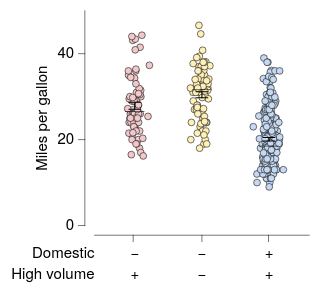

Source (Vega-Lite JSON):
### Vega-Lite specification from a JSON file in a GitHub repository (floating-point values rounded to 4 significant figures; data arrays with more than 128 entries replaced by an {"elided": "..."} marker saying what was removed)
{"background": null, "config": {"arc": {"fill": "#DBDBDB", "fillOpacity": 1.0, "innerRadius": 25.0, "padAngle": 0.03, "stroke": "black", "strokeOpacity": 1, "strokeWidth": 0.25}, "area": {"fill": "#DBDBDB", "fillOpacity": 1.0, "stroke": "black", "strokeOpacity": 1, "strokeWidth": 0.25}, "axis": {"domain": true, "domainCap": "round", "domainColor": "black", "domainWidth": 0.25, "grid": false, "gridCap": "round", "gridColor": "#F1F1F1", "gridDash": [0, 0], "gridOpacity": 1.0, "gridWidth": 0.25, "labelColor": "black", "labelFont": "HelveticaNeue", "labelFontSize": 7, "labelFontStyle": "normal", "labelFontWeight": 400, "offset": 4.5, "ticks": true, "tickCap": "round", "tickColor": "black", "tickSize": 3, "tickWidth": 0.25, "titleColor": "black", "titleFont": "HelveticaNeue", "titleFontSize": 7, "titleFontStyle": "normal", "titleFontWeight": 400}, "axisX": {"domain": true, "labelAlign": "center", "labelAngle": 0, "labels": true, "ticks": true, "translate": 0}, "axisY": {"domain": true, "labelAlign": "right", "labelAngle": 0, "labels": true, "ticks": true, "translate": 0}, "axisRight": {"domain": true, "labelAlign": "left", "labelAngle": 0, "labels": true, "ticks": true, "translate": 0}, "axisTop": {"domain": true, "labelAlign": "center", "labelAngle": 0, "labels": true, "ticks": true, "translate": 0}, "bar": {"fill": "#DBDBDB", "fillOpacity": 1.0, "stroke": "black", "strokeOpacity": 1, "strokeWidth": 0.25}, "boxplot": {"size": 9.0, "ticks": {"cornerRadius": 0.25, "fill": "black", "size": 4.5, "thickness": 0.25}, "box": {"fillOpacity": 1.0, "stroke": "black", "strokeOpacity": 1, "strokeWidth": 0.25}, "median": {"fill": "black", "fillOpacity": 1.0, "size": 9.0, "thickness": 0.25}, "rule": {"fill": "black", "fillOpacity": 1.0, "size": 10.0, "stroke": "black", "strokeDash": [0, 0], "strokeOpacity": 1, "strokeWidth": 0.25}, "outliers": {"color": "black", "fill": "black", "fillOpacity": 1.0, "size": 0, "stroke": "black", "strokeOpacity": 1, "strokeWidth": 0.25}}, "circle": {"fill": "black", "fillOpacity": 1.0, "size": 0.5, "stroke": "black", "strokeOpacity": 1, "strokeWidth": 0.25}, "errorband": {"band": {"fillOpacity": 0.6, "stroke": null, "strokeWidth": 0.25, "strokeOpacity": 1}, "borders": {"opacity": 0, "strokeOpacity": 0.25, "strokeWidth": 1}}, "errorbar": {"opacity": 1, "rule": {"strokeDash": [0, 0], "strokeWidth": 0.5}, "ticks": {"color": "black", "cornerRadius": 0.25, "opacity": 1, "size": 6.0, "thickness": 0.5}, "thickness": 0.5}, "font": "HelveticaNeue", "geoshape": {"fill": "#DBDBDB", "fillOpacity": 1.0, "stroke": "black", "strokeOpacity": 1, "strokeWidth": 0.25}, "header": {"labelColor": "black", "labelFont": "HelveticaNeue", "labelFontSize": 7, "labelFontStyle": "normal", "labelFontWeight": 400, "titleColor": "black", "titleFont": "HelveticaNeue", "titleFontSize": 7, "titleFontStyle": "normal", "titleFontWeight": 400, "titlePadding": 0}, "legend": {"disable": false, "offset": 4.5, "gradientLength": 50.0, "gradientThickness": 5.0, "gradientOpacity": 1.0, "gradientStrokeColor": "black", "gradientStrokeWidth": 0.25, "labelColor": "black", "labelFont": "HelveticaNeue", "labelFontSize": 7, "labelFontStyle": "normal", "labelFontWeight": 400, "strokeColor": "black", "strokeWidth": 0, "symbolSize": 42, "symbolStrokeColor": "black", "symbolStrokeWidth": 0.25, "titleColor": "black", "titleFont": "HelveticaNeue", "titleFontSize": 7, "titleFontStyle": "normal", "titleFontWeight": 400}, "line": {"color": "black", "stroke": "black", "strokeCap": "round", "strokeDash": [0, 0], "strokeOpacity": 1, "strokeWidth": 0.375}, "point": {"filled": true, "fill": "#DBDBDB", "fillOpacity": 1.0, "size": 5.0, "stroke": "black", "strokeOpacity": 1, "strokeWidth": 0.25}, "range": {"category": ["#C6D9F1", "#F1C9CB", "#FEF0B9", "#CEE37A", "#7AA8E0", "#E589A3", "#FDDD5D", "#68B961", "#4177B1", "#C35082", "#E5C227", "#438156"], "diverging": {"scheme": ["#C35082", "#CE6D94", "#D989A7", "#E2A4BA", "#EABFCE", "#F1DBE2", "#F6F6F6", "#D7E0EB", "#B9CBE0", "#9BB6D5", "#7DA1C9", "#5F8CBD", "#4177B1"]}, "heatmap": {"scheme": ["#DFE9F7", "#C6D9F1", "#ADC8EC", "#94B8E6", "#7AA8E0", "#6097DA", "#4D87CA", "#4177B1", "#386898", "#2F597F", "#264A69", "#1D3A58"]}, "ordinal": {"scheme": ["#F1F1F1", "#DBDBDB", "#C6C6C6", "#B2B2B2", "#9D9D9D", "#898989", "#767676", "#636363", "#515151", "#404040", "#2F2F2F", "#1F1F1F"]}, "ramp": {"scheme": ["#DFE9F7", "#C6D9F1", "#ADC8EC", "#94B8E6", "#7AA8E0", "#6097DA", "#4D87CA", "#4177B1", "#386898", "#2F597F", "#264A69", "#1D3A58"]}}, "rule": {"color": "black", "stroke": "black", "strokeCap": "round", "strokeDash": [2, 2], "strokeOpacity": 1, "strokeWidth": 0.25}, "scale": {"bandPaddingInner": 0.1, "bandPaddingOuter": 0.1, "round": false}, "rect": {"fill": "#DBDBDB", "fillOpacity": 1.0, "stroke": "black", "strokeOpacity": 1, "strokeWidth": 0.25}, "square": {"fill": "#DBDBDB", "fillOpacity": 1.0, "size": 10.0, "stroke": "black", "strokeOpacity": 1, "strokeWidth": 0.25}, "text": {"color": "black", "font": "HelveticaNeue", "fontSize": 7, "fontStyle": "normal", "fontWeight": 400}, "title": {"anchor": "middle", "frame": "group", "color": "black", "font": "HelveticaNeue", "fontSize": 7, "fontStyle": "normal", "fontWeight": 400, "subtitleColor": "black", "subtitleFont": "HelveticaNeue", "subtitleFontSize": "HelveticaNeue", "subtitleFontStyle": "normal", "subtitleFontWeight": 400}, "view": {"continuousWidth": 100, "continuousHeight": 100, "discreteWidth": 100, "discreteHeight": 100, "fill": null, "stroke": null, "strokeWidth": 0.25}}, "vconcat": [{"layer": [{"data": {"name": "data-5a85ede2053d4aec77293cfb476ae07b"}, "mark": {"type": "circle", "opacity": 1.0, "size": 10.0}, "encoding": {"color": {"field": "Origin", "legend": null, "sort": ["USA", "Europe", "Japan"], "title": null, "type": "nominal"}, "x": {"axis": {"labels": false, "title": null}, "field": "Origin", "sort": ["USA", "Europe", "Japan"], "title": "Origin", "type": "nominal"}, "xOffset": {"field": "jitter_x", "scale": {"domain": [-7.33, 7.33], "range": [5.17, 19.83]}, "type": "quantitative"}, "y": {"field": "Miles_per_Gallon", "title": "Miles per gallon", "type": "quantitative"}}}, {"data": {"name": "data-64e7897fd8423deef5c97d660b6d3367"}, "mark": {"type": "errorbar"}, "encoding": {"x": {"axis": {"labels": false, "title": null}, "field": "Origin", "sort": ["USA", "Europe", "Japan"], "title": "Origin", "type": "nominal"}, "y": {"field": "__mean", "title": "Miles per gallon", "type": "quantitative"}, "yError": {"field": "__error"}}}, {"data": {"name": "data-5a85ede2053d4aec77293cfb476ae07b"}, "mark": {"type": "boxplot", "box": {"fillOpacity": 0, "strokeOpacity": 0}, "outliers": {"opacity": 0}, "rule": {"strokeOpacity": 0}, "ticks": false}, "encoding": {"x": {"axis": {"labels": false, "title": null}, "field": "Origin", "sort": ["USA", "Europe", "Japan"], "title": "Origin", "type": "nominal"}, "y": {"field": "Miles_per_Gallon", "title": "Miles per gallon", "type": "quantitative"}}}]}, {"layer": [{"data": {"name": "data-55288b6e323762ec78afe05ee4b55819"}, "mark": {"type": "text", "align": "right", "baseline": "middle", "fontSize": 7}, "encoding": {"text": {"field": "__label", "type": "nominal"}, "x": {"value": 0}, "y": {"axis": {"domain": false, "grid": false, "labels": false, "ticks": false, "title": null}, "bandPosition": 0.5, "field": "__label", "scale": {"domain": ["Domestic", "High volume"]}, "sort": ["Domestic", "High volume"], "type": "nominal"}}}, {"data": {"name": "data-9157e9f73711b5ee45df891b622c3e5a"}, "mark": {"type": "text", "align": "center", "baseline": "middle", "fontSize": 7}, "encoding": {"text": {"field": "__value", "type": "nominal"}, "x": {"axis": {"domain": false, "grid": false, "labels": false, "ticks": false, "title": null}, "field": "__category", "sort": ["USA", "Europe", "Japan"], "type": "nominal"}, "y": {"axis": {"domain": false, "grid": false, "labels": false, "ticks": false, "title": null}, "bandPosition": 0.5, "field": "__label", "scale": {"domain": ["Domestic", "High volume"]}, "sort": ["Domestic", "High volume"], "type": "nominal"}}}], "height": 20, "view": {"fill": null, "stroke": null}, "width": 100}], "resolve": {"scale": {"x": "shared"}}, "spacing": 0, "$schema": "https://vega.github.io/schema/vega-lite/v6.4.1.json", "datasets": {"data-5a85ede2053d4aec77293cfb476ae07b": {"elided": "398 records"}, "data-64e7897fd8423deef5c97d660b6d3367": [{"Origin": "USA", "__mean": 20.08, "__error": 0.4058, "__dysonsphere__": 1}, {"Origin": "Japan", "__mean": 30.45, "__error": 0.6852, "__dysonsphere__": 1}, {"Origin": "Europe", "__mean": 27.89, "__error": 0.8037, "__dysonsphere__": 1}], "data-55288b6e323762ec78afe05ee4b55819": [{"__label": "Domestic", "__dysonsphere__": 1}, {"__label": "High volume", "__dysonsphere__": 1}], "data-9157e9f73711b5ee45df891b622c3e5a": [{"__label": "Domestic", "__category": "USA", "__value": "+", "__dysonsphere__": 1}, {"__label": "Domestic", "__category": "Europe", "__value": "−", "__dysonsphere__": 1}, {"__label": "Domestic", "__category": "Japan", "__value": "−", "__dysonsphere__": 1}, {"__label": "High volume", "__category": "USA", "__value": "+", "__dysonsphere__": 1}, {"__label": "High volume", "__category": "Europe", "__value": "+", "__dysonsphere__": 1}, {"__label": "High volume", "__category": "Japan", "__value": "−", "__dysonsphere__": 1}]}}
